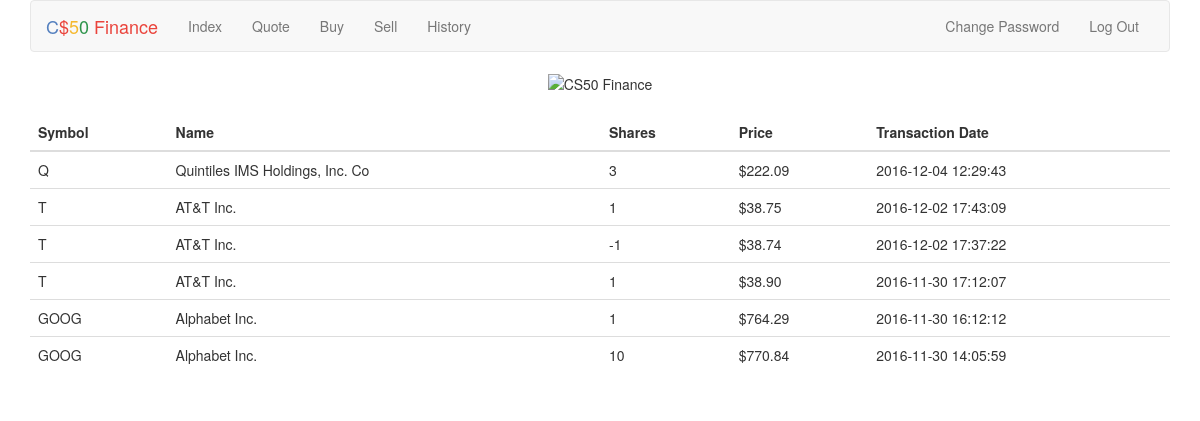
Screenshot of /history (signed in) with the database file from the repository.
### tables this page shows
CREATE TABLE 'purchaseRecord' ('id' INTEGER PRIMARY KEY AUTOINCREMENT NOT NULL, 'user_id' INTEGER NOT NULL, 'symbol' TEXT NOT NULL, 'price_paid' INTEGER NOT NULL, 'date_time'  DATETIME NOT NULL DEFAULT CURRENT_TIMESTAMP  , 'qty' INTEGER, 'Name' TEXT);

### application.py (the view)
@app.route("/history")
@login_required
def history():
    if request.method == "GET":
        records = db.execute("SELECT * FROM purchaseRecord WHERE user_id = :uid UNION SELECT * FROM salesRecord WHERE user_id = :uid ORDER BY date_time DESC;", uid=session["user_id"])
        for i in range(len(records)):
            records[i]["price_paid"] = usd(float(records[i]["price_paid"]))
        return render_template("history.html", records = records)
    return apology("TODO")

### application.py (called while the page is built)
    @app.after_request
    def after_request(response):
        response.headers["Cache-Control"] = "no-cache, no-store, must-revalidate"
        response.headers["Expires"] = 0
        response.headers["Pragma"] = "no-cache"
        return response

### helpers.py (called while the page is built)
def login_required(f):
    @wraps(f)
    def decorated_function(*args, **kwargs):
        if session.get("user_id") is None:
            return redirect(url_for("login", next=request.url))
        return f(*args, **kwargs)
    return decorated_function

def usd(value):
    return "${:,.2f}".format(value)

### templates/history.html (shortened to what this page needs)
{% extends "layout.html" %}
{% block main %}
    <form action="{{ url_for('history') }}" method="post">
        <fieldset>
            <table class="table table-hover">
                <thead>
                    <tr>
                        <th>Symbol </th>
                        <th>Name </th>
                        <th>Shares </th>
                        <th>Price </th>
                        <th>Transaction Date </th>
                    </tr>
                </thead>
                <tbody>
                    {% for record in records %}
                    <tr>
                        <td> {{ record.symbol }} </td>
                        <td> {{ record.Name }} </td>
                        <td> {{ record.qty }} </td>
                        <td> {{ record.price_paid }} </td>
                        <td> {{ record.date_time }} </td>
                    </tr>
                    {% endfor %}
                </tbody>
            </table>
        </fieldset>
    </form>
{% endblock %}

### static/styles.css (style rules this page uses)
main td { text-align: left; }

### rows the page displays
purchaseRecord: symbol "Q", Name "Quintiles IMS Holdings, Inc. Co", qty "3", price_paid "$222.09", date_time "2016-12-04 12:29:43"
purchaseRecord: symbol "T", Name "AT&T Inc.", qty "1", price_paid "$38.75", date_time "2016-12-02 17:43:09"
purchaseRecord: symbol "T", Name "AT&T Inc.", qty "1", price_paid "$38.90", date_time "2016-11-30 17:12:07"
purchaseRecord: symbol "GOOG", Name "Alphabet Inc.", qty "1", price_paid "$764.29", date_time "2016-11-30 16:12:12"
purchaseRecord: symbol "GOOG", Name "Alphabet Inc.", qty "10", price_paid "$770.84", date_time "2016-11-30 14:05:59"

### other values shown
{{ record.symbol }} "T"
{{ record.Name }} "AT&T Inc."
{{ record.qty }} "-1"
{{ record.price_paid }} "$38.74"
{{ record.date_time }} "2016-12-02 17:37:22"
